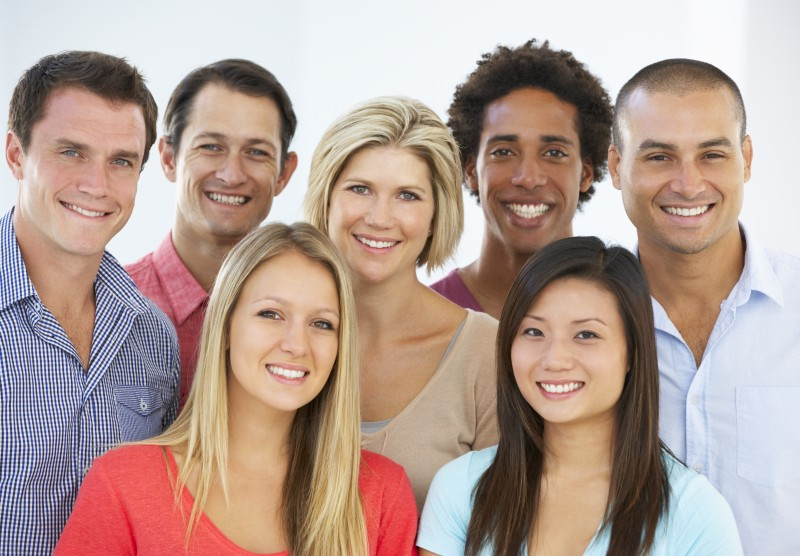
#> input picture test1.jpg, 800 x 556 px
$ python code.py
#> lines starting #> are read from the running program, lines starting #| are printed output that depends on the picture; after the words box and inside, x2 and y2 are one past the last pixel; in counts of white or black regions, pixels touching at a corner belong together
import cv2

face_cascade = cv2.CascadeClassifier('face_cascad.xml')
#test1.jpg can be replaced with your image file name
img = cv2.imread('test1.jpg')
#> img is the input picture: shape (556, 800, 3); mean B, G, R 148.7, 157.5, 180
#making it a single channel
gray = cv2.cvtColor(img, cv2.COLOR_BGR2GRAY)
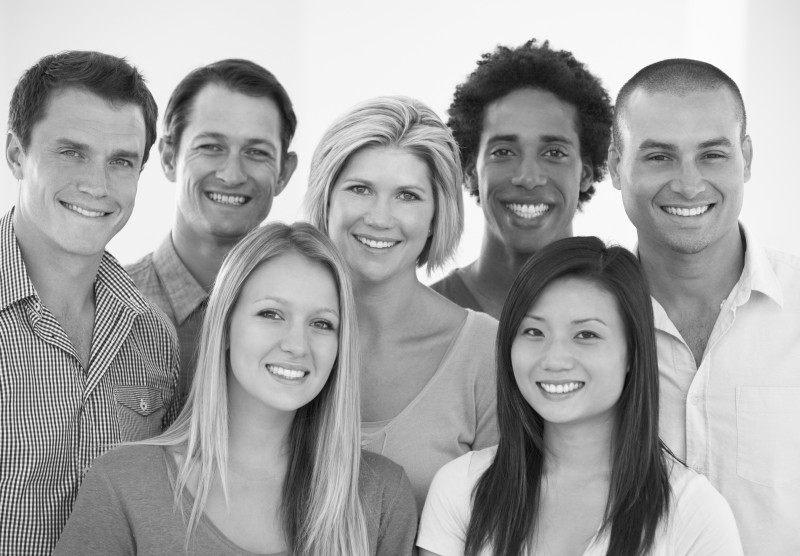
#> gray: shape (556, 800); min 8, max 255, mean 163.3

faces = face_cascade.detectMultiScale(gray, 1.3, 5)
#> faces = [[176, 106, 115, 115], [29, 105, 135, 135], [612, 100, 147, 147], [331, 152, 111, 111], [224, 270, 135, 135], [493, 283, 138, 138], [459, 99, 136, 136]]
count=0;

for (x,y,w,h) in faces:
    cv2.rectangle(img,(x,y),(x+w,y+h),(0,255,255),5)
    count=count+1
#> this loop made 7 passes
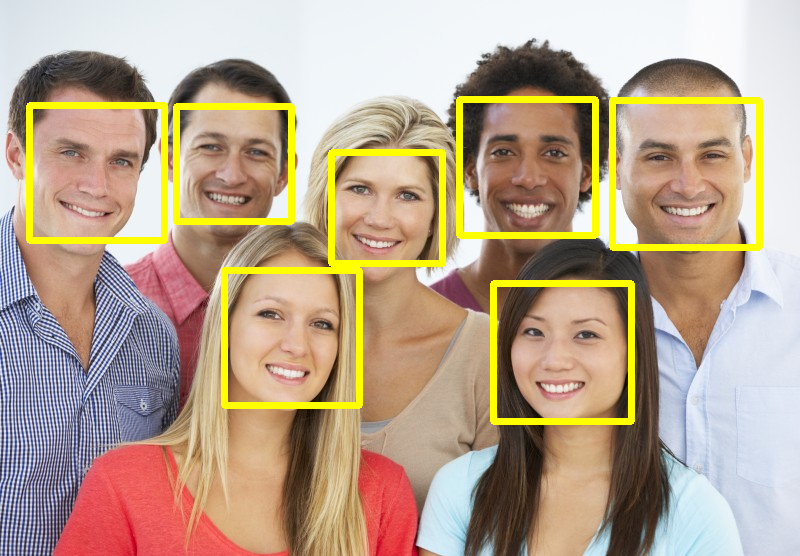
#> img: shape (556, 800, 3); 5.74% of pixels changed, all inside (x1, y1, x2, y2) = (26, 96, 763, 425)
#> after the loop, count = 7

print("No.of Human Face detected = ",count)
#| No.of Human Face detected =  7
cv2.imshow('img',img)
cv2.waitKey(0)
cv2.destroyAllWindows()
